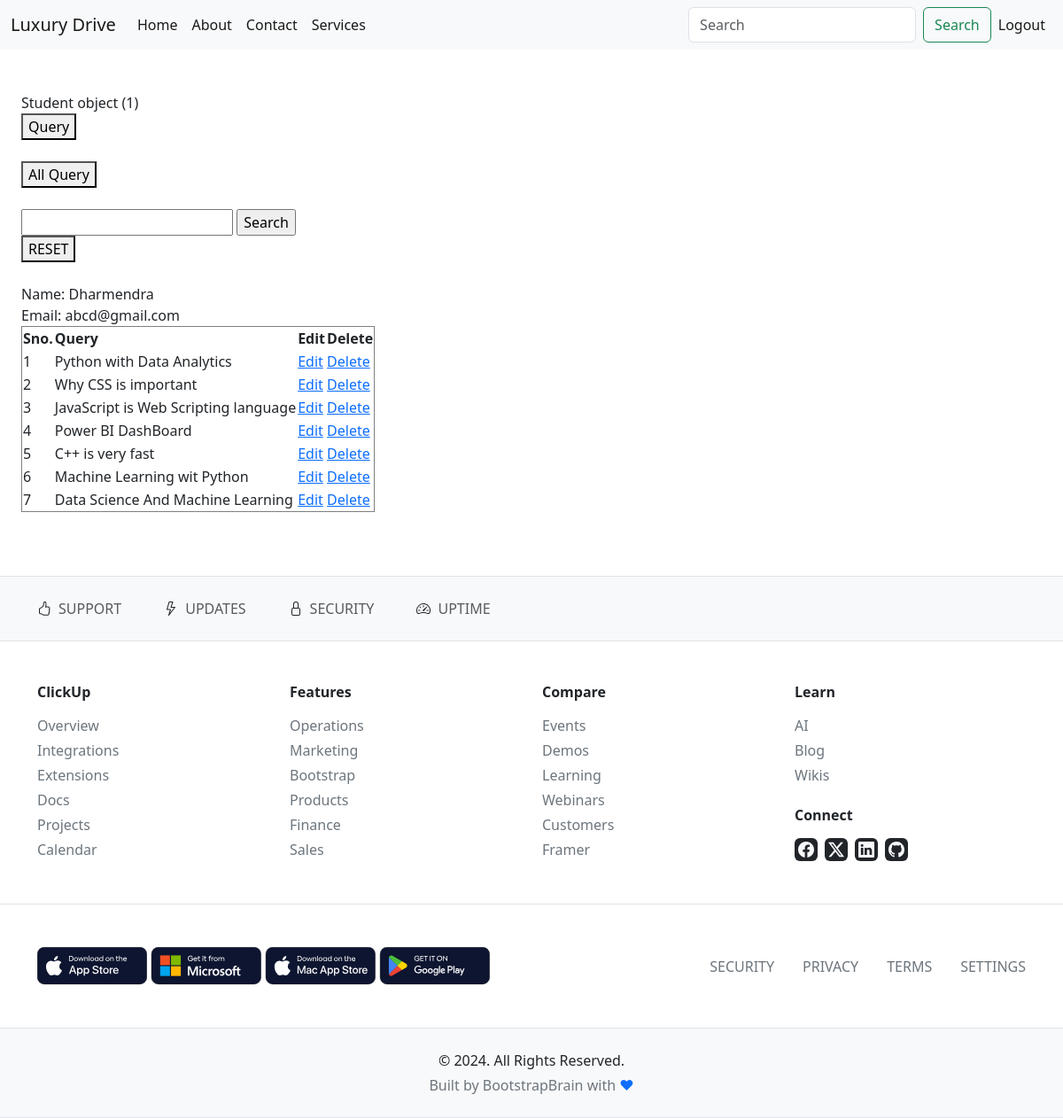
The app's page /allquery/1/, older data.
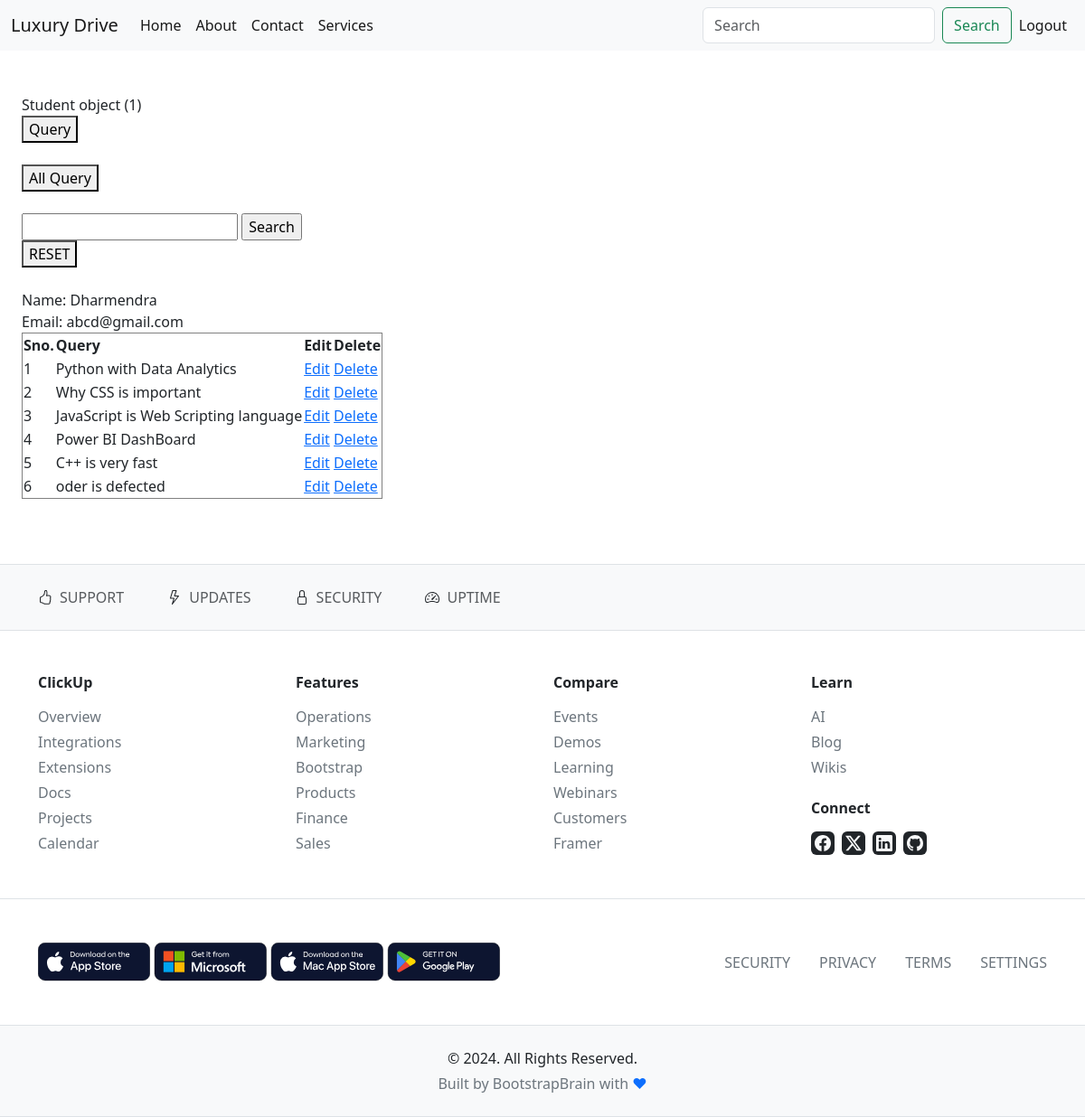
The same page, newer data.
### app5th/models.py (models this page shows, shortened)
class Student(models.Model):
    name=models.CharField(max_length = 50)
    email=models.EmailField()
    detail=models.CharField(max_length = 50)
    phone=models.IntegerField()
    education=models.CharField(max_length = 50)
    gender=models.CharField(max_length = 50)
    dob=models.DateField()
    profile_pic=models.ImageField(upload_to = 'image/')
    resume=models.FileField(upload_to = 'file/')
    password=models.CharField(max_length = 50)

class Query(models.Model):
    name=models.CharField(max_length=50)
    email=models.CharField()
    query=models.CharField()

### app5th/views.py (the view)
# urls.py: path('allquery/<int:pk>/', views.allquery, name='allquery'),
def allquery(req,pk):
    userdata=Student.objects.get(id=pk)
    email=userdata.email
    aquery=Query.objects.filter(email=email)
    return render(req,'dashboard.html',{'data':userdata,'aquery':aquery})

### app5th/templates/dashboard.html (shortened to what this page needs)
{% extends 'base.html' %}
{% block content %}
<br><br>
<div style="margin-left:2%;">
{{data}}
<br>
<form action="{% url 'query' pk=data.id %}" method="post">
  <button type="submit">Query</button>
</form>
<br>
<form action="{% url 'allquery' pk=data.id %}" method="post">
  <button type="submit">All Query</button>
</form>
<br>
{% if aquery %}
<form action="{% url 'search' pk=data.id %}" method="post">
       <input type="text" name="search" value="">
       <input type="submit" value="Search">
</form>
<a href="{% url 'allquery' pk=data.id %}"><button>RESET</button></a>
<br><br>
Name: {{data.name}}<br>
Email: {{data.email}}
<table border="1">
    <thead>
        <tr>
            <th>Sno.</th>
            <th>Query</th>
            <th>Edit</th>
            <th>Delete</th>
        </tr>
    </thead>
    <tbody>
        {% for i in aquery %}
        <tr>
           <td>{{forloop.counter}}</td>
           <td>{{i.query}}</td>
           <td><a href="{% url 'edit' id=i.id  pk=data.id %}">Edit</a></td>
           <td><a href="{% url 'delete' id=i.id  pk=data.id %}">Delete</a></td>
        </tr>
        {% endfor %}
    </tbody>
</table>
{% endif %}
</div>
<br><br><br>
{% endblock  %}

### app5th/templates/base.html (shortened to what this page needs)
<!doctype html>
<html lang="en">
  <head>
    <link href="https://cdn.jsdelivr.net/npm/bootstrap@5.0.2/dist/css/bootstrap.min.css" rel="stylesheet">
    <link rel="stylesheet" href="https://unpkg.com/bootstrap@5.3.3/dist/css/bootstrap.min.css">
<link rel="stylesheet" href="https://unpkg.com/bs-brain@2.0.4/utilities/bsb-ls/bsb-ls.css">
<link rel="stylesheet" href="https://unpkg.com/bs-brain@2.0.4/utilities/bsb-sep/bsb-sep.css">
<link rel="stylesheet" href="https://unpkg.com/bs-brain@2.0.4/utilities/font-size/font-size.css">
<link rel="stylesheet" href="https://unpkg.com/bs-brain@2.0.4/utilities/margin/margin.css">
<link rel="stylesheet" href="https://unpkg.com/bs-brain@2.0.4/utilities/padding/padding.css">
  </head>
  <body>
  <nav class="navbar navbar-expand-lg navbar-light bg-light">
  <div class="container-fluid">
    <a class="navbar-brand" href="#">Luxury Drive</a>
    <div class="collapse navbar-collapse" id="navbarSupportedContent">
      <ul class="navbar-nav me-auto mb-2 mb-lg-0">
        <li class="nav-item">
          <a class="nav-link active" aria-current="page" href="{% url 'home' %}">Home</a>
        </li>
        <li class="nav-item">
          <a class="nav-link active" aria-current="page" href="{% url 'about' %}">About</a>
        </li>
        <li class="nav-item">
          <a class="nav-link active" aria-current="page" href="{% url 'contact' %}">Contact</a>
        </li>
        <li class="nav-item">
          <a class="nav-link active" aria-current="page" href="{% url 'services' %}">Services</a>
        </li>
      </ul>
      <form class="d-flex">
        <input class="form-control me-2" type="search" placeholder="Search" aria-label="Search">
        <button class="btn btn-outline-success" type="submit">Search</button>
        {% if not data %}
      <ul class="navbar-nav me-auto mb-2 mb-lg-0">
        <li class="nav-item">
          <a class="nav-link active" aria-current="page" href="{% url 'register' %}">Register</a>
        </li>
        <li class="nav-item">
          <a class="nav-link active" aria-current="page" href="{% url 'login' %}">Login</a>
        </li>
      </ul>
        {% elif data %}
      <ul class="navbar-nav me-auto mb-2 mb-lg-0">
        <li class="nav-item">
          <a class="nav-link active" aria-current="page" href="{% url 'login' %}">Logout</a>
        </li>
      </ul>
      {% endif %}
      </form>
    </div>
  </div>
</nav>
        {% block content %}{% endblock  %}
<footer>
  <div class="py-3 py-md-4 border-top border-bottom bg-light">
    <div class="container">
      <div class="row">
        <div class="col-12">
          <div class="link-wrapper">
            <div class="row gy-3 gx-sm-0 gx-md-4x gx-xl-5x">
              <div class="col-6 col-sm-auto">
                <div class="icon-wrapper d-flex align-items-center gap-2 bsb-sep bsb-sep-border pe-3 me-3 pe-md-4 me-md-4">
                  <a href="#!" class="link-underline-opacity-0 link-opacity-75-hover link-underline-opacity-100-hover link-offset-1 link-dark link-opacity-75 fs-10 text-uppercase bsb-ls-1">Support</a>
                </div>
              </div>
              <div class="col-6 col-sm-auto">
                <div class="icon-wrapper d-flex align-items-center gap-2 bsb-sep bsb-sep-border bsb-sep-d-none bsb-sep-d-sm-block pe-3 me-3 pe-md-4 me-md-4">
                  <a href="#!" class="link-underline-opacity-0 link-opacity-75-hover link-underline-opacity-100-hover link-offset-1 link-dark link-opacity-75 fs-10 text-uppercase bsb-ls-1">Updates</a>
                </div>
              </div>
              <div class="col-6 col-sm-auto">
                <div class="icon-wrapper d-flex align-items-center gap-2 bsb-sep bsb-sep-border pe-3 me-3 pe-md-4 me-md-4">
                  <a href="#!" class="link-underline-opacity-0 link-opacity-75-hover link-underline-opacity-100-hover link-offset-1 link-dark link-opacity-75 fs-10 text-uppercase bsb-ls-1">Security</a>
                </div>
              </div>
              <div class="col-6 col-sm-auto">
                <div class="icon-wrapper d-flex align-items-center gap-2">
                  <a href="#!" class="link-underline-opacity-0 link-opacity-75-hover link-underline-opacity-100-hover link-offset-1 link-dark link-opacity-75 fs-10 text-uppercase bsb-ls-1">Uptime</a>
                </div>
              </div>
            </div>
          </div>
        </div>
      </div>
    </div>
  </div>
  <section class="py-3 py-md-5 py-xl-6 py-xxl-7 border-bottom">
    <div class="container">
      <div class="row gy-3">
        <div class="col-6 col-md-3">
          <div class="link-wrapper">
            <h4 class="mb-3 fw-bold fs-6">ClickUp</h4>
            <ul class="m-0 list-unstyled">
              <li class="mb-1">
                <a href="#!" class="link-underline-opacity-0 link-opacity-75-hover link-underline-opacity-100-hover link-offset-1 link-secondary">
                  Overview
                </a>
              </li>
              <li class="mb-1">
                <a href="#!" class="link-underline-opacity-0 link-opacity-75-hover link-underline-opacity-100-hover link-offset-1 link-secondary">
                  Integrations
                </a>
              </li>
              <li class="mb-1">
                <a href="#!" class="link-underline-opacity-0 link-opacity-75-hover link-underline-opacity-100-hover link-offset-1 link-secondary">
                  Extensions
                </a>
              </li>
              <li class="mb-1">
                <a href="#!" class="link-underline-opacity-0 link-opacity-75-hover link-underline-opacity-100-hover link-offset-1 link-secondary">
                  Docs
                </a>
              </li>
              <li class="mb-1">
                <a href="#!" class="link-underline-opacity-0 link-opacity-75-hover link-underline-opacity-100-hover link-offset-1 link-secondary">
                  Projects
                </a>
              </li>
              <li>
                <a href="#!" class="link-underline-opacity-0 link-opacity-75-hover link-underline-opacity-100-hover link-offset-1 link-secondary">
                  Calendar
                </a>
              </li>
            </ul>
          </div>
        </div>
        <div class="col-6 col-md-3">
          <div class="link-wrapper">
            <h4 class="mb-3 fw-bold fs-6">Features</h4>
            <ul class="m-0 list-unstyled">
              <li class="mb-1">
                <a href="#!" class="link-underline-opacity-0 link-opacity-75-hover link-underline-opacity-100-hover link-offset-1 link-secondary">
                  Operations
                </a>
              </li>
              <li class="mb-1">
                <a href="#!" class="link-underline-opacity-0 link-opacity-75-hover link-underline-opacity-100-hover link-offset-1 link-secondary">
                  Marketing
                </a>
              </li>
              <li class="mb-1">
                <a href="#!" class="link-underline-opacity-0 link-opacity-75-hover link-underline-opacity-100-hover link-offset-1 link-secondary">
                  Bootstrap
                </a>
              </li>
              <li class="mb-1">
                <a href="#!" class="link-underline-opacity-0 link-opacity-75-hover link-underline-opacity-100-hover link-offset-1 link-secondary">
                  Products
                </a>
              </li>
              <li class="mb-1">
                <a href="#!" class="link-underline-opacity-0 link-opacity-75-hover link-underline-opacity-100-hover link-offset-1 link-secondary">
                  Finance
                </a>
              </li>
              <li>
                <a href="#!" class="link-underline-opacity-0 link-opacity-75-hover link-underline-opacity-100-hover link-offset-1 link-secondary">
                  Sales
                </a>
              </li>
            </ul>
          </div>
        </div>
        <div class="col-6 col-md-3">
          <div class="link-wrapper">
            <h4 class="mb-3 fw-bold fs-6">Compare</h4>
            <ul class="m-0 list-unstyled">
              <li class="mb-1">
                <a href="#!" class="link-underline-opacity-0 link-opacity-75-hover link-underline-opacity-100-hover link-offset-1 link-secondary">
                  Events
                </a>
              </li>
              <li class="mb-1">
                <a href="#!" class="link-underline-opacity-0 link-opacity-75-hover link-underline-opacity-100-hover link-offset-1 link-secondary">
                  Demos
                </a>
              </li>
              <li class="mb-1">
                <a href="#!" class="link-underline-opacity-0 link-opacity-75-hover link-underline-opacity-100-hover link-offset-1 link-secondary">
                  Learning
                </a>
              </li>
              <li class="mb-1">
                <a href="#!" class="link-underline-opacity-0 link-opacity-75-hover link-underline-opacity-100-hover link-offset-1 link-secondary">
                  Webinars
                </a>
              </li>
              <li class="mb-1">
                <a href="#!" class="link-underline-opacity-0 link-opacity-75-hover link-underline-opacity-100-hover link-offset-1 link-secondary">
                  Customers
                </a>
              </li>
              <li>
                <a href="#!" class="link-underline-opacity-0 link-opacity-75-hover link-underline-opacity-100-hover link-offset-1 link-secondary">
                  Framer
                </a>
              </li>
            </ul>
          </div>
        </div>
        <div class="col-6 col-md-3">
          <div class="link-wrapper mb-3 mb-xl-4">
            <h4 class="mb-3 fw-bold fs-6">Learn</h4>
            <ul class="m-0 list-unstyled">
              <li class="mb-1">
                <a href="#!" class="link-underline-opacity-0 link-opacity-75-hover link-underline-opacity-100-hover link-offset-1 link-secondary">
                  AI
                </a>
              </li>
              <li class="mb-1">
                <a href="#!" class="link-underline-opacity-0 link-opacity-75-hover link-underline-opacity-100-hover link-offset-1 link-secondary">
                  Blog
                </a>
              </li>
              <li>
                <a href="#!" class="link-underline-opacity-0 link-opacity-75-hover link-underline-opacity-100-hover link-offset-1 link-secondary">
                  Wikis
                </a>
              </li>
            </ul>
          </div>
          <div class="social-wrapper">
            <h4 class="mb-3 fw-bold fs-6">Connect</h4>
            <ul class="m-0 list-unstyled d-flex justify-content-start gap-2">
              <li>
                <a class="d-flex align-items-center justify-content-center p-1 bg-dark rounded link-light link-opacity-75-hover" href="#!">
                </a>
              </li>
              <li>
                <a class="d-flex align-items-center justify-content-center p-1 bg-dark rounded link-light link-opacity-75-hover" href="#!">
                  <svg xmlns="http://www.w3.org/2000/svg" width="18" height="18" fill="currentColor" class="bi bi-twitter-x" viewBox="0 0 16 16">
                    <path d="M12.6.75h2.454l-5.36 6.142L16 15.25h-4.937l-3.867-5.07-4.425 5.07H.316l5.733-6.57L0 .75h5.063l3.495 4.633L12.601.75Zm-.86 13.028h1.36L4.323 2.145H2.865z" />
                  </svg>
                </a>
              </li>
              <li>
                <a class="d-flex align-items-center justify-content-center p-1 bg-dark rounded link-light link-opacity-75-hover" href="#!">
                </a>
              </li>
              <li>
                <a class="d-flex align-items-center justify-content-center p-1 bg-dark rounded link-light link-opacity-75-hover" href="#!">
                </a>
              </li>
            </ul>
          </div>
        </div>
      </div>
    </div>
  </section>
  <div class="py-3 py-md-4 py-xl-5">
    <div class="container">
      <div class="row gy-3 align-items-md-center">
        <div class="col-12 col-md-6 col-lg-7">
          <div class="row g-1">
            <div class="col-auto">
              <a href="#!" class="link-opacity-75-hover link-dark">
              </a>
            </div>
            <div class="col-auto">
              <a href="#!" class="link-opacity-75-hover link-dark">
              </a>
            </div>
            <div class="col-auto">
              <a href="#!" class="link-opacity-75-hover link-dark">
              </a>
            </div>
            <div class="col-auto">
              <a href="#!" class="link-opacity-75-hover link-dark">
              </a>
            </div>
          </div>
        </div>
        <div class="col-12 col-md-6 col-lg-5">
          <div class="link-wrapper">
            <ul class="m-0 list-unstyled d-flex justify-content-md-end gap-2 gap-md-3">
              <li>
                <a href="#!" class="link-secondary text-decoration-none text-uppercase bsb-ls-1 fs-9 d-flex align-items-center pe-2 pe-md-3 bsb-sep bsb-sep-border">
                  Security
                </a>
              </li>
              <li>
                <a href="#!" class="link-secondary text-decoration-none text-uppercase bsb-ls-1 fs-9 d-flex align-items-center pe-2 pe-md-3 bsb-sep bsb-sep-border">
                  Privacy
                </a>
              </li>
              <li>
                <a href="#!" class="link-secondary text-decoration-none text-uppercase bsb-ls-1 fs-9 d-flex align-items-center pe-2 pe-md-3 bsb-sep bsb-sep-border">
                  Terms
                </a>
              </li>
              <li>
                <a href="#!" class="link-secondary text-decoration-none text-uppercase bsb-ls-1 fs-9 d-flex align-items-center">
                  Settings
                </a>
              </li>
            </ul>
          </div>
        </div>
      </div>
    </div>
  </div>
  <div class="py-3 py-md-4 border-top border-bottom bg-light">
    <div class="container">
      <div class="row">
        <div class="col-12">
          <div class="copyright-wrapper d-block mb-1 text-start text-sm-center">
            © 2024. All Rights Reserved.
          </div>
          <div class="credit-wrapper d-block text-secondary fs-7 text-start text-sm-center ">
            Built by<a href="https://bootstrapbrain.com/" class="link-secondary text-decoration-none">
              BootstrapBrain</a> with <span class="text-primary">♥</span>
          </div>
        </div>
      </div>
    </div>
  </div>
</footer>
  </body>
</html>

Row changes from the older to the newer data that the page shows:
removed Query: query "Machine Learning wit Python"
removed Query: query "Data Science And Machine Learning"
added Query: query "oder is defected"
